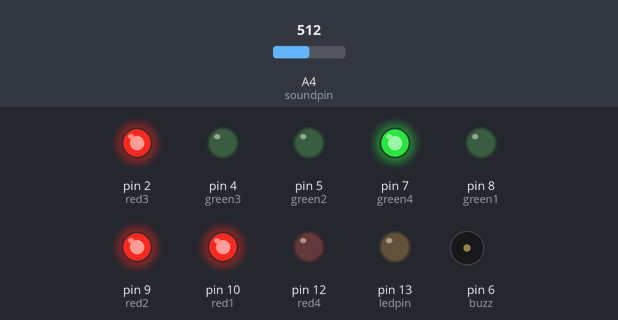
Simulated run of this sketch. Board: Arduino Uno, built with avr-gcc and run on an emulated ATmega328P. Shown: output pins drawn as LEDs (lit = HIGH), buzzer (waves = sounding). The inputs (shaded band) are chosen by the test bench; at power-on: A4 (soundpin) = 512.

Above: at 23.7 s.
23.8 s: A4 (soundpin) set to 208
At 28.0 s:
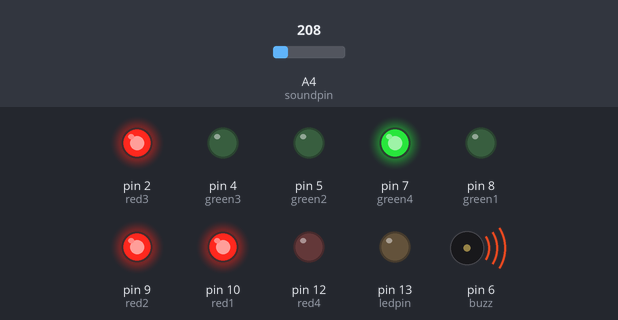
33.6 s: A4 (soundpin) set to 188
At 37.0 s:
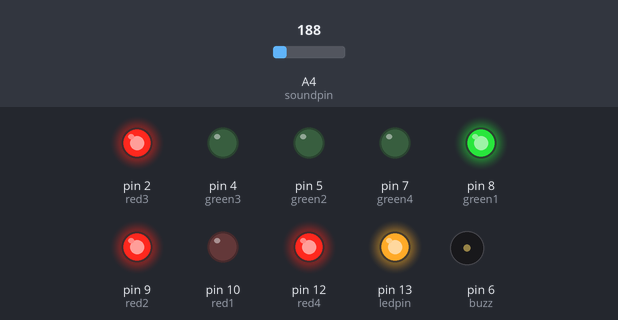
45.2 s: A4 (soundpin) set to 210
At 49.6 s:
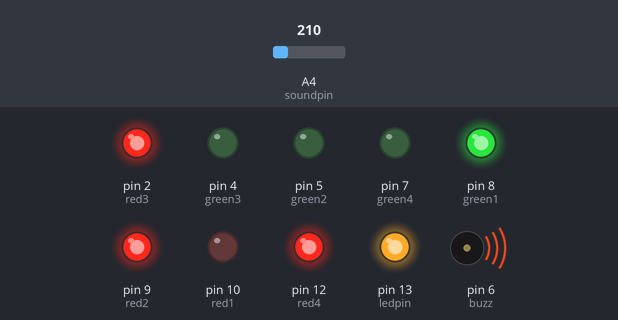
Timing chart, 0 to 67.4 s (numbered marks = the images above; inputs shaded):
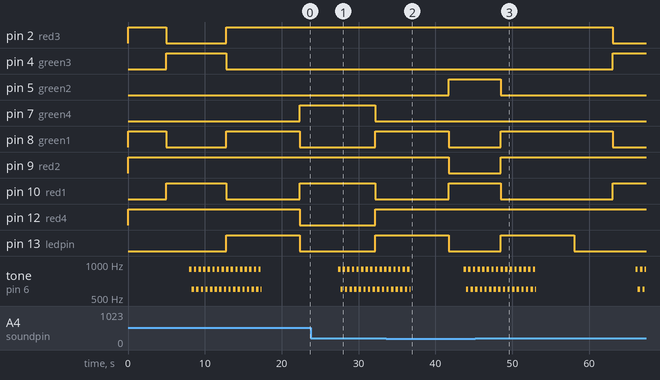

Measured:
- the behaviour switches between 200 and 199 on A4 (soundpin) (found by bisection; images 1 and 2)
- after the input at 45.2 s, pin 2 (red3): HIGH → LOW after 17.9 s instead of 13.3 s; pin 4 (green3): LOW → HIGH after 17.9 s instead of 13.3 s; pin 5 (green2): HIGH → LOW after 3.3 s instead of 8.3 s; pin 9 (red2): LOW → HIGH after 3.3 s instead of 8.3 s; pin 13 (ledpin): LOW → HIGH after 3.3 s, → LOW 9.6 s later
- by itself, tone on pin 6 (buzz): plays 900 Hz for 0.30 s, 600 Hz for 0.30 s, 900 Hz for 0.30 s, 600 Hz for 0.30 s, 900 Hz for 0.30 s, 600 Hz for 0.30 s … (32 notes in this stretch)

The sketch:

Ambulance.ino
```cpp
int red1 = 10;
int green1 = 8;
int red2 = 9;
int green2 = 5;
int red3 = 2;
int green3 = 4;
int red4 = 12;
int green4 = 7;
int buzz = 6;

const int ledpin = 13;
const int soundpin = A4;
const int threshold = 200;
const int threshold1 = 1000;

void setup() {
  Serial.begin(9600);
  pinMode(red1, OUTPUT);
  pinMode(green1, OUTPUT);

  pinMode(red2, OUTPUT);
  pinMode(green2, OUTPUT);

  pinMode(red3, OUTPUT);
  pinMode(green3, OUTPUT);

  pinMode(red4, OUTPUT);
  pinMode(green4, OUTPUT);


  pinMode(soundpin, INPUT);
  pinMode(ledpin, OUTPUT);
}
void loop() {
  traffic_light1();
  int soundsens = analogRead(soundpin);
  boolean x = true;
  traffic_light2();
  amb();
  delay(300);
  soundsens = analogRead(soundpin);
  amb();
  delay(300);
  noTone(buzz);

  if (soundsens >= threshold)
  {
    siren_sound();
    amb();
    delay(300);
    amb();
    delay(50);
    noTone(buzz);
    delay(5000);
    digitalWrite(ledpin, LOW);
  }
  else if (x)
  {
    traffic_light2();
  }

  traffic_light3();
  amb();
  delay(300);
  soundsens = analogRead(soundpin);
  amb();
  delay(300);
  noTone(buzz);


  if (soundsens >= threshold)
  {
    siren_sound();
    amb();
    delay(300);
    amb();
    delay(50);
    noTone(buzz);
    delay(5000);
    digitalWrite(ledpin, LOW);
  }
  else if (x)
  {
    traffic_light3();
  }
  traffic_light4();
  amb();
  delay(300);
  soundsens = analogRead(soundpin);
  amb();
  delay(300);
  noTone(buzz);


  if (soundsens >= threshold)
  {
    siren_sound();
    amb();
    delay(300);
    amb();
    delay(50);
    noTone(buzz);
    delay(5000);
    digitalWrite(ledpin, LOW);
  }
  else if (x)
  {
    traffic_light4();
    delay(3000);
  }
}


void traffic_light1()
{
  digitalWrite(green1, HIGH);
  digitalWrite(red1, LOW);

  digitalWrite(green2, LOW);
  digitalWrite(red2, HIGH);
  digitalWrite(green3, LOW);
  digitalWrite(red3, HIGH);
  digitalWrite(green4, LOW);
  digitalWrite(red4, HIGH);
  delay(5000);
}
void traffic_light2()
{
  digitalWrite(green3, HIGH);
  digitalWrite(red3, LOW);

  digitalWrite(green2, LOW);
  digitalWrite(red2, HIGH);
  digitalWrite(green1, LOW);
  digitalWrite(red1, HIGH);
  digitalWrite(green4, LOW);
  digitalWrite(red4, HIGH);
  delay(3000);
}
void traffic_light3()
{
  digitalWrite(green4, HIGH);
  digitalWrite(red4, LOW);

  digitalWrite(green2, LOW);
  digitalWrite(red2, HIGH);
  digitalWrite(green3, LOW);
  digitalWrite(red3, HIGH);
  digitalWrite(green1, LOW);
  digitalWrite(red1, HIGH);
  delay(5000);
}
void traffic_light4()
{
  digitalWrite(green2, HIGH);
  digitalWrite(red2, LOW);

  digitalWrite(green1, LOW);
  digitalWrite(red1, HIGH);
  digitalWrite(green3, LOW);
  digitalWrite(red3, HIGH);
  digitalWrite(green4, LOW);
  digitalWrite(red4, HIGH);
  delay(2000);
}
void siren_sound()
{
  digitalWrite(green1, HIGH);
  digitalWrite(red1, LOW);
  digitalWrite(ledpin, HIGH);
  digitalWrite(green2, LOW);
  digitalWrite(red2, HIGH);
  digitalWrite(green3, LOW);
  digitalWrite(red3, HIGH);
  digitalWrite(green4, LOW);
  digitalWrite(red4, HIGH);

}


void amb() {
  int i = 0; //This function produces the 3rd siren(AMBULANCE) sound with led transition.
  tone(buzz, 900);
  delay(300);
  tone(buzz, 600);
  delay(300);
  tone(buzz, 900);
  delay(300);
  tone(buzz, 600);
  delay(300);
  tone(buzz, 900);
  delay(300);
  tone(buzz, 600);
  delay(300);
  tone(buzz, 900);
  delay(300);
  tone(buzz, 600);
}
```
